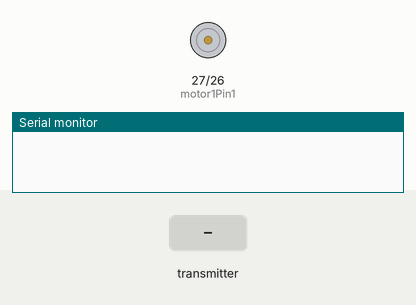
Bench run of a sketch on a simulated ESP32. Parts: motor-driver pin pairs drawn as motors (green arrow = first pin HIGH = forward, orange = second pin HIGH = backward, longer = more drive, scaled by the enable pin), the last lines printed to the serial monitor. The inputs (shaded band) are chosen by the test bench.

Above: at 1.2 s.
1.3 s: the transmitter starts sending rightJoyXvalue = 0
At 2.5 s:
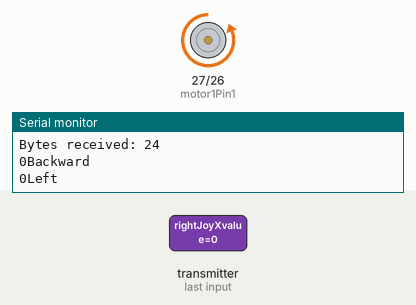
2.8 s: the transmitter starts sending rightJoyXvalue = 2048
At 3.3 s:
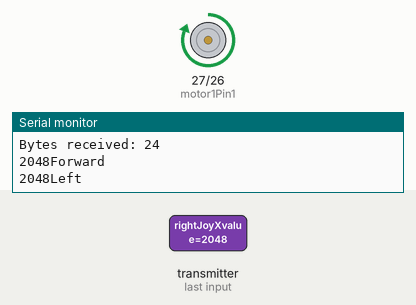
Timing chart, 0 to 5.8 s (numbered marks = the images above; inputs shaded):
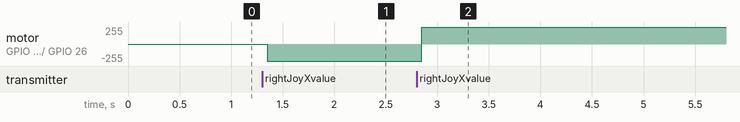

The sketch:

ESP32_Test_Motor_Driver_Reciever.ino
```cpp
// Created by Teddy Polkosnik

#include <esp_now.h>
#include <WiFi.h>

// MOTOR 1 Pins
int motor1Pin1 = 27; // in1 = pin 27
int motor1Pin2 = 26; // in2 = pin 26
int enable1Pin = 14; // ena = pin 14

const int freq = 30000;
const int pwmChannel = 0;
const int resolution = 8;
int dutyCycle = 255; // sets pwm cycle


// Structure example to receive data
// Must match the sender structure****
typedef struct struct_message {
  int rightJoyXvalue;
  int rightJoyYvalue;
  int rightJoySWvalue;
  int leftJoyXvalue;
  int leftJoyYvalue;
  int leftJoySWvalue;
} struct_message;

int moveForward;
int moveBackward;
int rotateLeft;
int rotateRight;
int moveSidewaysRight;
int moveSidewaysLeft;

// Create a struct_message called myData
struct_message readingData;

// callback function that will be executed when data is received
void OnDataRecv(const uint8_t * mac, const uint8_t *incomingData, int len) {
  memcpy(&readingData, incomingData, sizeof(readingData));
  Serial.print("Bytes received: ");
  Serial.println(len);

  // Testing the right joystick values
  // Serial.print("Right Joystick X Value: ");
  // Serial.println(readingData.rightJoyXvalue);
  // Serial.print("Right Joystick Y Value: ");
  // Serial.println(readingData.rightJoyYvalue);
  // Serial.print("Right Switch Value: ");
  // Serial.println(readingData.rightJoySWvalue);
  // Serial.println();


//Right Joystick Forward/Backward/Left/Right
if (readingData.rightJoyXvalue > 2000){
  Serial.print(readingData.rightJoyXvalue);
  digitalWrite(motor1Pin1, HIGH);
  digitalWrite(motor1Pin2, LOW);
  ledcWrite(enable1Pin, dutyCycle);
  Serial.println("Forward");
  delay(20);
}

if (readingData.rightJoyXvalue < 1000){
  Serial.print(readingData.rightJoyXvalue);
  digitalWrite(motor1Pin1, LOW);
  digitalWrite(motor1Pin2, HIGH);
  ledcWrite(enable1Pin, dutyCycle);
  Serial.println("Backward");
}

if (readingData.rightJoyYvalue > 2000){
  Serial.print(readingData.rightJoyXvalue);
  Serial.println("Right");
}

if (readingData.rightJoyYvalue < 1000){
  Serial.print(readingData.rightJoyXvalue);
  Serial.println("Left");
}


  // Testing the left joystick values
  // Serial.print("Left Joystick X Value: ");
  // Serial.println(readingData.leftJoyXvalue);
  // Serial.print("left Joystick Y Value: ");
  // Serial.println(readingData.leftJoyYvalue);
  // Serial.print("Left Switch Value: ");
  // Serial.println(readingData.leftJoySWvalue);
  // Serial.println();


// // Left Joystick Forward/Backward/Left/Right
// if (readingData.leftJoyXvalue > 2000){
//   Serial.println("Forward");
// }

// if (readingData.leftJoyXvalue < 1000){
//   Serial.println("Backward");
// }

// if (readingData.leftJoyYvalue > 2000){
//   Serial.println("Right");
// }

// if (readingData.leftJoyYvalue < 1000){
//   Serial.println("Left");

// }
  // moveForward = readingData.rightJoyXvalue;
  // Serial.print("Right Joystick X Value: ");
  // Serial.println(readingData.rightJoyXvalue);
  // Serial.println();
  // Serial.println(readingData.rightJoySWvalue);
  // Serial.println();
  // digitalWrite(RightFrontFWD, moveForward);
  // digitalWrite(RightBackFWD, moveForward);
  // digitalWrite(LeftFrontFWD, moveForward);
  // digitalWrite(LeftBackFWD, moveForward);

  // moveBackward = readingData.leftJoyXvalue;
  // Serial.print("Left Joystick X Value: ");
  // Serial.println(readingData.leftJoyXvalue);
  // Serial.println();
  // digitalWrite(RightFrontBWD, moveBackward);
  // digitalWrite(RightBackBWD, moveBackward);
  // digitalWrite(LeftFrontBWD, moveBackward);
  // digitalWrite(LeftBackBWD, moveBackward);

  // rotateLeft = readingData.leftJoyYvalue;
  // Serial.print("Left Joystick Y Value: ");
  // Serial.println(readingData.leftJoyYvalue);
  // Serial.println();
  // digitalWrite(RightFrontFWD, rotateLeft);
  // digitalWrite(RightBackFWD, rotateLeft);
  // digitalWrite(LeftFrontBWD, rotateLeft);
  // digitalWrite(LeftBackBWD, rotateLeft);
}

void setup() {
  // Initialize Serial Monitor
  Serial.begin(115200);

  // Motors are Output
  pinMode(motor1Pin1, OUTPUT);
  pinMode(motor1Pin2, OUTPUT);
  pinMode(enable1Pin, OUTPUT);

  // configures the LEDC PWM
  ledcAttachChannel(enable1Pin, freq, resolution, pwmChannel);

  // pinMode(RightFrontFWD, OUTPUT);
  // pinMode(RightBackFWD, OUTPUT);
  // pinMode(RightBackBWD, OUTPUT);
  // pinMode(LeftFrontFWD, OUTPUT);
  // pinMode(LeftFrontBWD, OUTPUT);
  // pinMode(LeftBackFWD, OUTPUT);
  // pinMode(LeftBackBWD, OUTPUT);

  // Set device as a Wi-Fi Station
  WiFi.mode(WIFI_STA);

  // Init ESP-NOW
  if (esp_now_init() != ESP_OK) {
    Serial.println("Error initializing ESP-NOW");
    return;
  }

  // Once ESPNow is successfully Init, we will register for recv CB to
  // get recv packer info
  esp_now_register_recv_cb(esp_now_recv_cb_t(OnDataRecv));
}

void loop() {


}
```

Measured:
- after the input at 1.3 s, motor on GPIO 27 (motor1Pin1) / GPIO 26 (motor1Pin2): stopped → backward 255/255 after 0.05 s
- after the input at 2.8 s, motor on GPIO 27 (motor1Pin1) / GPIO 26 (motor1Pin2): backward 255/255 → forward 255/255 after 0.05 s
